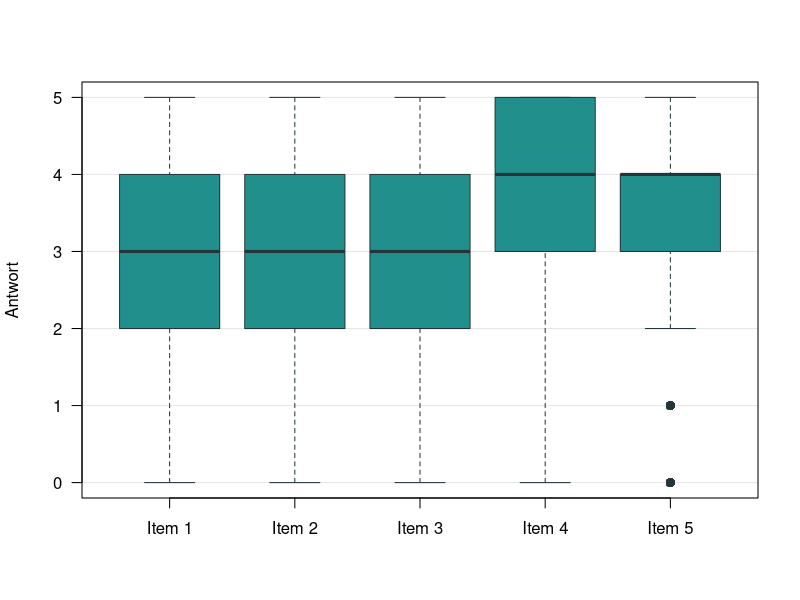

Here is the R script that generated this plot:
## ---- chunk 1
#| label: setup
#| include: false
# psych matches some arguments partially inside its own code; turn off the
# warnings so they do not appear on the page
options(
  warnPartialMatchArgs = FALSE,
  warnPartialMatchAttr = FALSE,
  warnPartialMatchDollar = FALSE
)
colors <- viridisLite::viridis(5)
## ---- chunk 2
#| label: item-boxplots
#| echo: false
#| fig-width: 6
#| fig-height: 4
#| fig-alt: "Boxplots der Antworten von 0 bis 5 auf die fünf Items; Item 5 hat Ausreißer bei 0 und 1"
# extraversion items E1 to E5 of psych::bfi, coded 0 to 5; items 1 and 2
# recoded
extraversion <- psych::bfi[, paste0("E", 1:5)] - 1
extraversion[, 1:2] <- 5 - extraversion[, 1:2]

# grid first, so the boxes are drawn on top of it
plot(NA,
  xlim = c(0.5, 5.5), ylim = c(0, 5), axes = FALSE, xlab = "", ylab = "Antwort"
)
abline(h = 0:5, col = "grey90")
boxplot(extraversion,
  names = paste("Item", 1:5), las = 1, yaxt = "n", add = TRUE,
  col = colors[3], border = "#23373b", pch = 19
)
axis(2, at = 0:5, las = 1)
